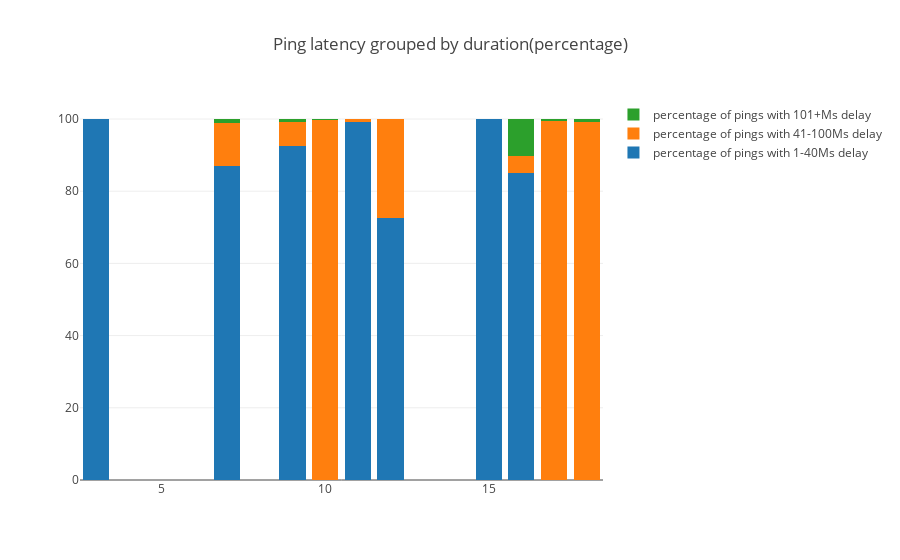
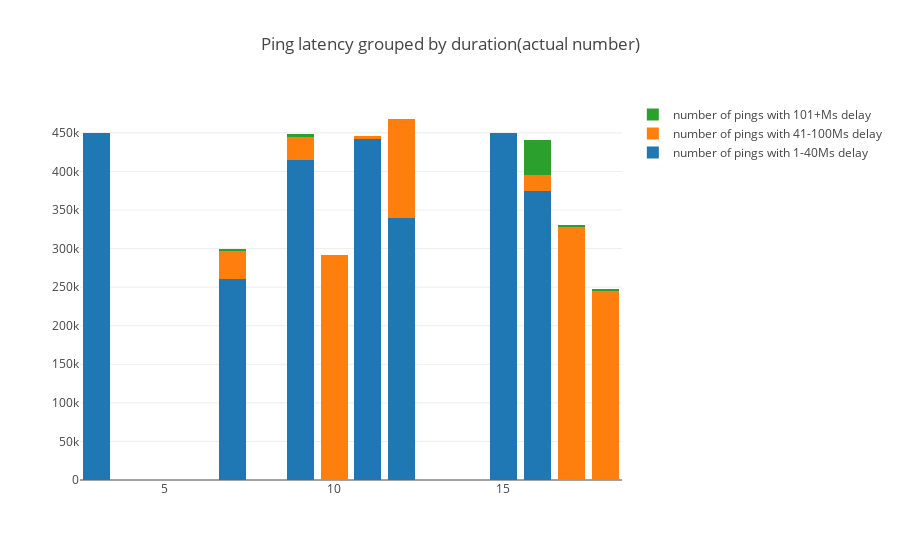

The code cell stored with these charts, in order, in its notebook:
### Code cell
trace1 = go.Bar(
            x=device_numbers_dec,
            y=[(a / b)*100 for a, b in zip(ping_group1, packets_sent_dec)],
            name='percentage of pings with 1-40Ms delay',
    )
trace2 = go.Bar(
            x=device_numbers_dec,
            y=[(a / b)*100 for a, b in zip(ping_group2, packets_sent_dec)],
            name='percentage of pings with 41-100Ms delay',
    
    )
trace3 = go.Bar(
            x=device_numbers_dec,
            y=[(a / b)*100 for a, b in zip(ping_group3, packets_sent_dec)],
            name='percentage of pings with 101+Ms delay',
    
    )
data1 = [trace1, trace2, trace3]

trace4 = go.Bar(
            x=device_numbers_dec,
            y=ping_group1,
            name='number of pings with 1-40Ms delay',
    )
trace5 = go.Bar(
            x=device_numbers_dec,
            y=ping_group2,
            name='number of pings with 41-100Ms delay',
    
    )
trace6 = go.Bar(
            x=device_numbers_dec,
            y=ping_group3,
            name='number of pings with 101+Ms delay',
    
    )
data2 = [trace4, trace5, trace6]

layout1 = go.Layout(
        barmode='stack',
        title=" Ping latency grouped by duration(percentage)"
    )
layout2 = go.Layout(
        barmode='stack',
        title=" Ping latency grouped by duration(actual number)"
    )
fig1 = go.Figure(data=data1, layout=layout1)
fig2 = go.Figure(data=data2, layout=layout2)
iplot(fig1)
iplot(fig2)

### Figure 1 — Plotly figure (JSON) as saved in the notebook; plotly's stock layout.template omitted (floating-point values rounded to 4 significant figures)
{"data": [{"name": "percentage of pings with 1-40Ms delay", "type": "bar", "x": [3, 7, 9, 10, 11, 12, 15, 16, 17, 18], "y": [99.93, 86.86, 92.55, 0, 99.17, 72.71, 99.97, 85.03, 0, 0]}, {"name": "percentage of pings with 41-100Ms delay", "type": "bar", "x": [3, 7, 9, 10, 11, 12, 15, 16, 17, 18], "y": [0.06933, 11.94, 6.643, 99.83, 0.833, 27.19, 0.032, 4.707, 99.42, 99.18]}, {"name": "percentage of pings with 101+Ms delay", "type": "bar", "x": [3, 7, 9, 10, 11, 12, 15, 16, 17, 18], "y": [0, 1.206, 0.8118, 0.1656, 0.0002241, 0.1039, 0.002222, 10.26, 0.5801, 0.8239]}], "layout": {"barmode": "stack", "title": " Ping latency grouped by duration(percentage)"}}

### Figure 2 — Plotly figure (JSON) as saved in the notebook; plotly's stock layout.template omitted (floating-point values rounded to 4 significant figures)
{"data": [{"name": "number of pings with 1-40Ms delay", "type": "bar", "x": [3, 7, 9, 10, 11, 12, 15, 16, 17, 18], "y": [449681, 260633, 414968, 0, 442476, 340265, 449802, 374993, 0, 0]}, {"name": "number of pings with 41-100Ms delay", "type": "bar", "x": [3, 7, 9, 10, 11, 12, 15, 16, 17, 18], "y": [312, 35824, 29787, 291208, 3717, 127227, 144, 20759, 328399, 245455]}, {"name": "number of pings with 101+Ms delay", "type": "bar", "x": [3, 7, 9, 10, 11, 12, 15, 16, 17, 18], "y": [0, 3619, 3640, 483, 1, 486, 10, 45265, 1916, 2039]}], "layout": {"barmode": "stack", "title": " Ping latency grouped by duration(actual number)"}}
